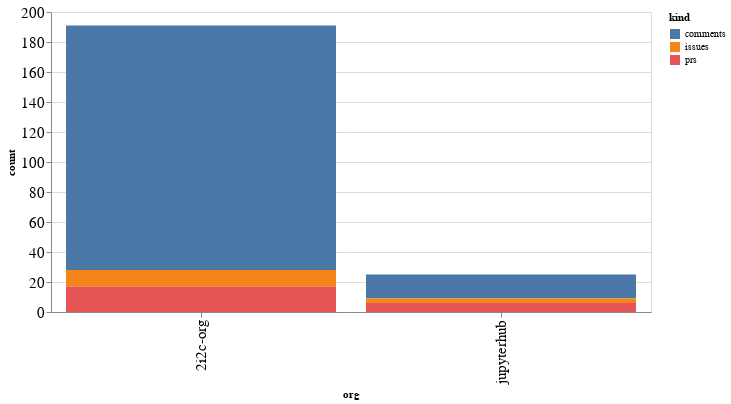

This figure's notebook cell:
### Code cell
alt.Chart(org_summaries, width=600).mark_bar().encode(
    x='org',
    y='count',
    color='kind',
    tooltip="org"
)

### Figure 1 — Vega-Lite specification as saved in the notebook (floating-point values rounded to 4 significant figures)
{"config": {"axisLeft": {"labelFontSize": 15}, "axisBottom": {"labelFontSize": 15}}, "data": {"name": "data-e9de34b7b5fc62bc95e0117d2054f506"}, "mark": "bar", "encoding": {"color": {"field": "kind", "type": "nominal"}, "tooltip": {"field": "org", "type": "nominal"}, "x": {"field": "org", "type": "nominal"}, "y": {"field": "count", "type": "quantitative"}}, "width": 600, "$schema": "https://vega.github.io/schema/vega-lite/v4.17.0.json", "datasets": {"data-e9de34b7b5fc62bc95e0117d2054f506": [{"org": "2i2c-org", "kind": "comments", "count": 163}, {"org": "2i2c-org", "kind": "issues", "count": 11}, {"org": "2i2c-org", "kind": "prs", "count": 17}, {"org": "jupyterhub", "kind": "comments", "count": 16}, {"org": "jupyterhub", "kind": "issues", "count": 3}, {"org": "jupyterhub", "kind": "prs", "count": 6}]}}
